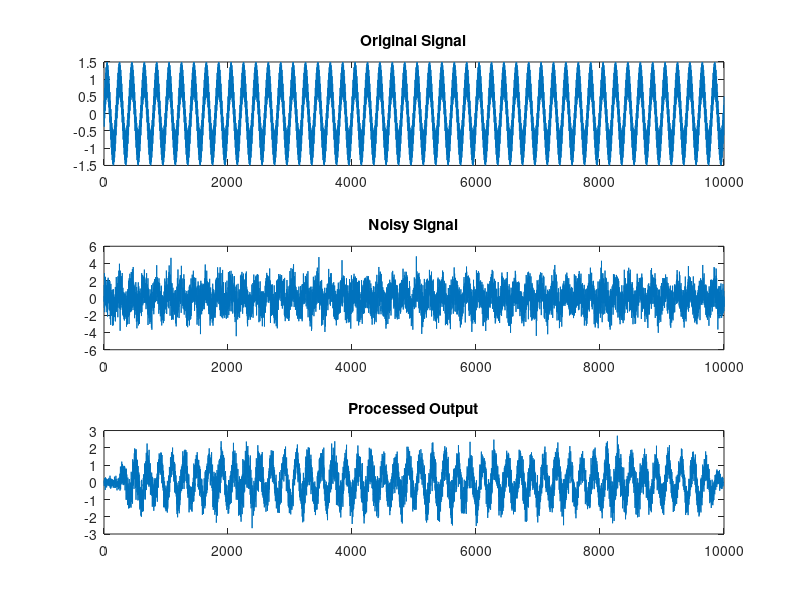

The MATLAB script that drew this image: (Note: this script raises an error after producing the figure.)
% Set up our noisy signal as x_in
len = 10000;
t = (1:len);
x_in_noiseless = 0.5 * cos(t * pi / 4) + sin(t * pi / 100);
x_in = x_in_noiseless + randn(1, len);
y_out = 0 * x_in;

% N and overlap
N = 512;
overlap = 256;

% Partition data into samples size N overlapping by overlap
x = buffer(x_in, N, overlap);

% Get dimensions
[N_samps, N_frames] = size(x);

% Extends Hann filter array and times by x
x_w = repmat(hanning(N), 1, N_frames) .* x;

% Define the noise power spectrum
noise_power_spectrum = abs(fft(randn(N, N_frames))).^2;

y_w = zeros(N, N_frames-2);  % Initialize y_w with appropriate size

for frame_no = 1:N_frames-2
    % Convert items in next frame to frequency domain
    X_w(:, frame_no) = fft(x_w(:, frame_no));
    
    % Estimate the power spectrum of the clean signal using Wiener filter
    clean_power_spectrum = abs(X_w(:, frame_no)).^2 - noise_power_spectrum(:, frame_no);
    clean_power_spectrum = max(clean_power_spectrum, 0); % Ensure non-negativity
    
    % Apply Wiener filter to obtain the estimated clean signal spectrum
    estimated_clean_spectrum = X_w(:, frame_no) .* (clean_power_spectrum ./ (clean_power_spectrum + noise_power_spectrum(:, frame_no)));
    
    % Set the phase of the estimated clean signal spectrum same as the original signal
    estimated_clean_spectrum = abs(estimated_clean_spectrum) .* exp(1i * angle(X_w(:, frame_no)));
    
    % Convert the estimated clean spectrum back to time domain
    y_w(:, frame_no) = ifft(estimated_clean_spectrum);
end

% Overlap and add to the output signal
for frame_no = 1:N_frames-2
    y_out((frame_no-1)*overlap+1:(frame_no-1)*overlap+N) = ...
        y_out((frame_no-1)*overlap+1:(frame_no-1)*overlap+N) + y_w(:, frame_no)';
end

% Plot the original signal, noisy signal, and processed output
subplot(3, 1, 1);
plot(t, x_in_noiseless);
title('Original Signal');

subplot(3, 1, 2);
plot(t, x_in);
title('Noisy Signal');

subplot(3, 1, 3);
plot(t, real(y_out));
title('Processed Output');

% Compute the frequency axis
Fs = 1;  % Sampling frequency (normalized)
freq = (0:len/2) * (Fs/len);

% Compute the spectra of the original, noisy, and processed signals
X_in_noiseless = fft_prep_plot(fft(x_in_noiseless), len);
X_in = fft_prep_plot(fft(x_in), len);
Y_out = fft_prep_plot(fft(y_out), len);

% Plot the frequency domain representation
figure;
subplot(3, 1, 1);
plot(freq, abs(X_in_noiseless));
title('Original Signal Spectrum');
xlabel('Frequency');
ylabel('Magnitude');
xlim([0.1 0.15])

subplot(3, 1, 2);
plot(freq, abs(X_in));
title('Noisy Signal Spectrum');
xlabel('Frequency');
ylabel('Magnitude');
xlim([0.1 0.15])

subplot(3, 1, 3);
plot(freq, abs(Y_out));
title('Processed Output Spectrum');
xlabel('Frequency');
ylabel('Magnitude');
xlim([0.1 0.15])

